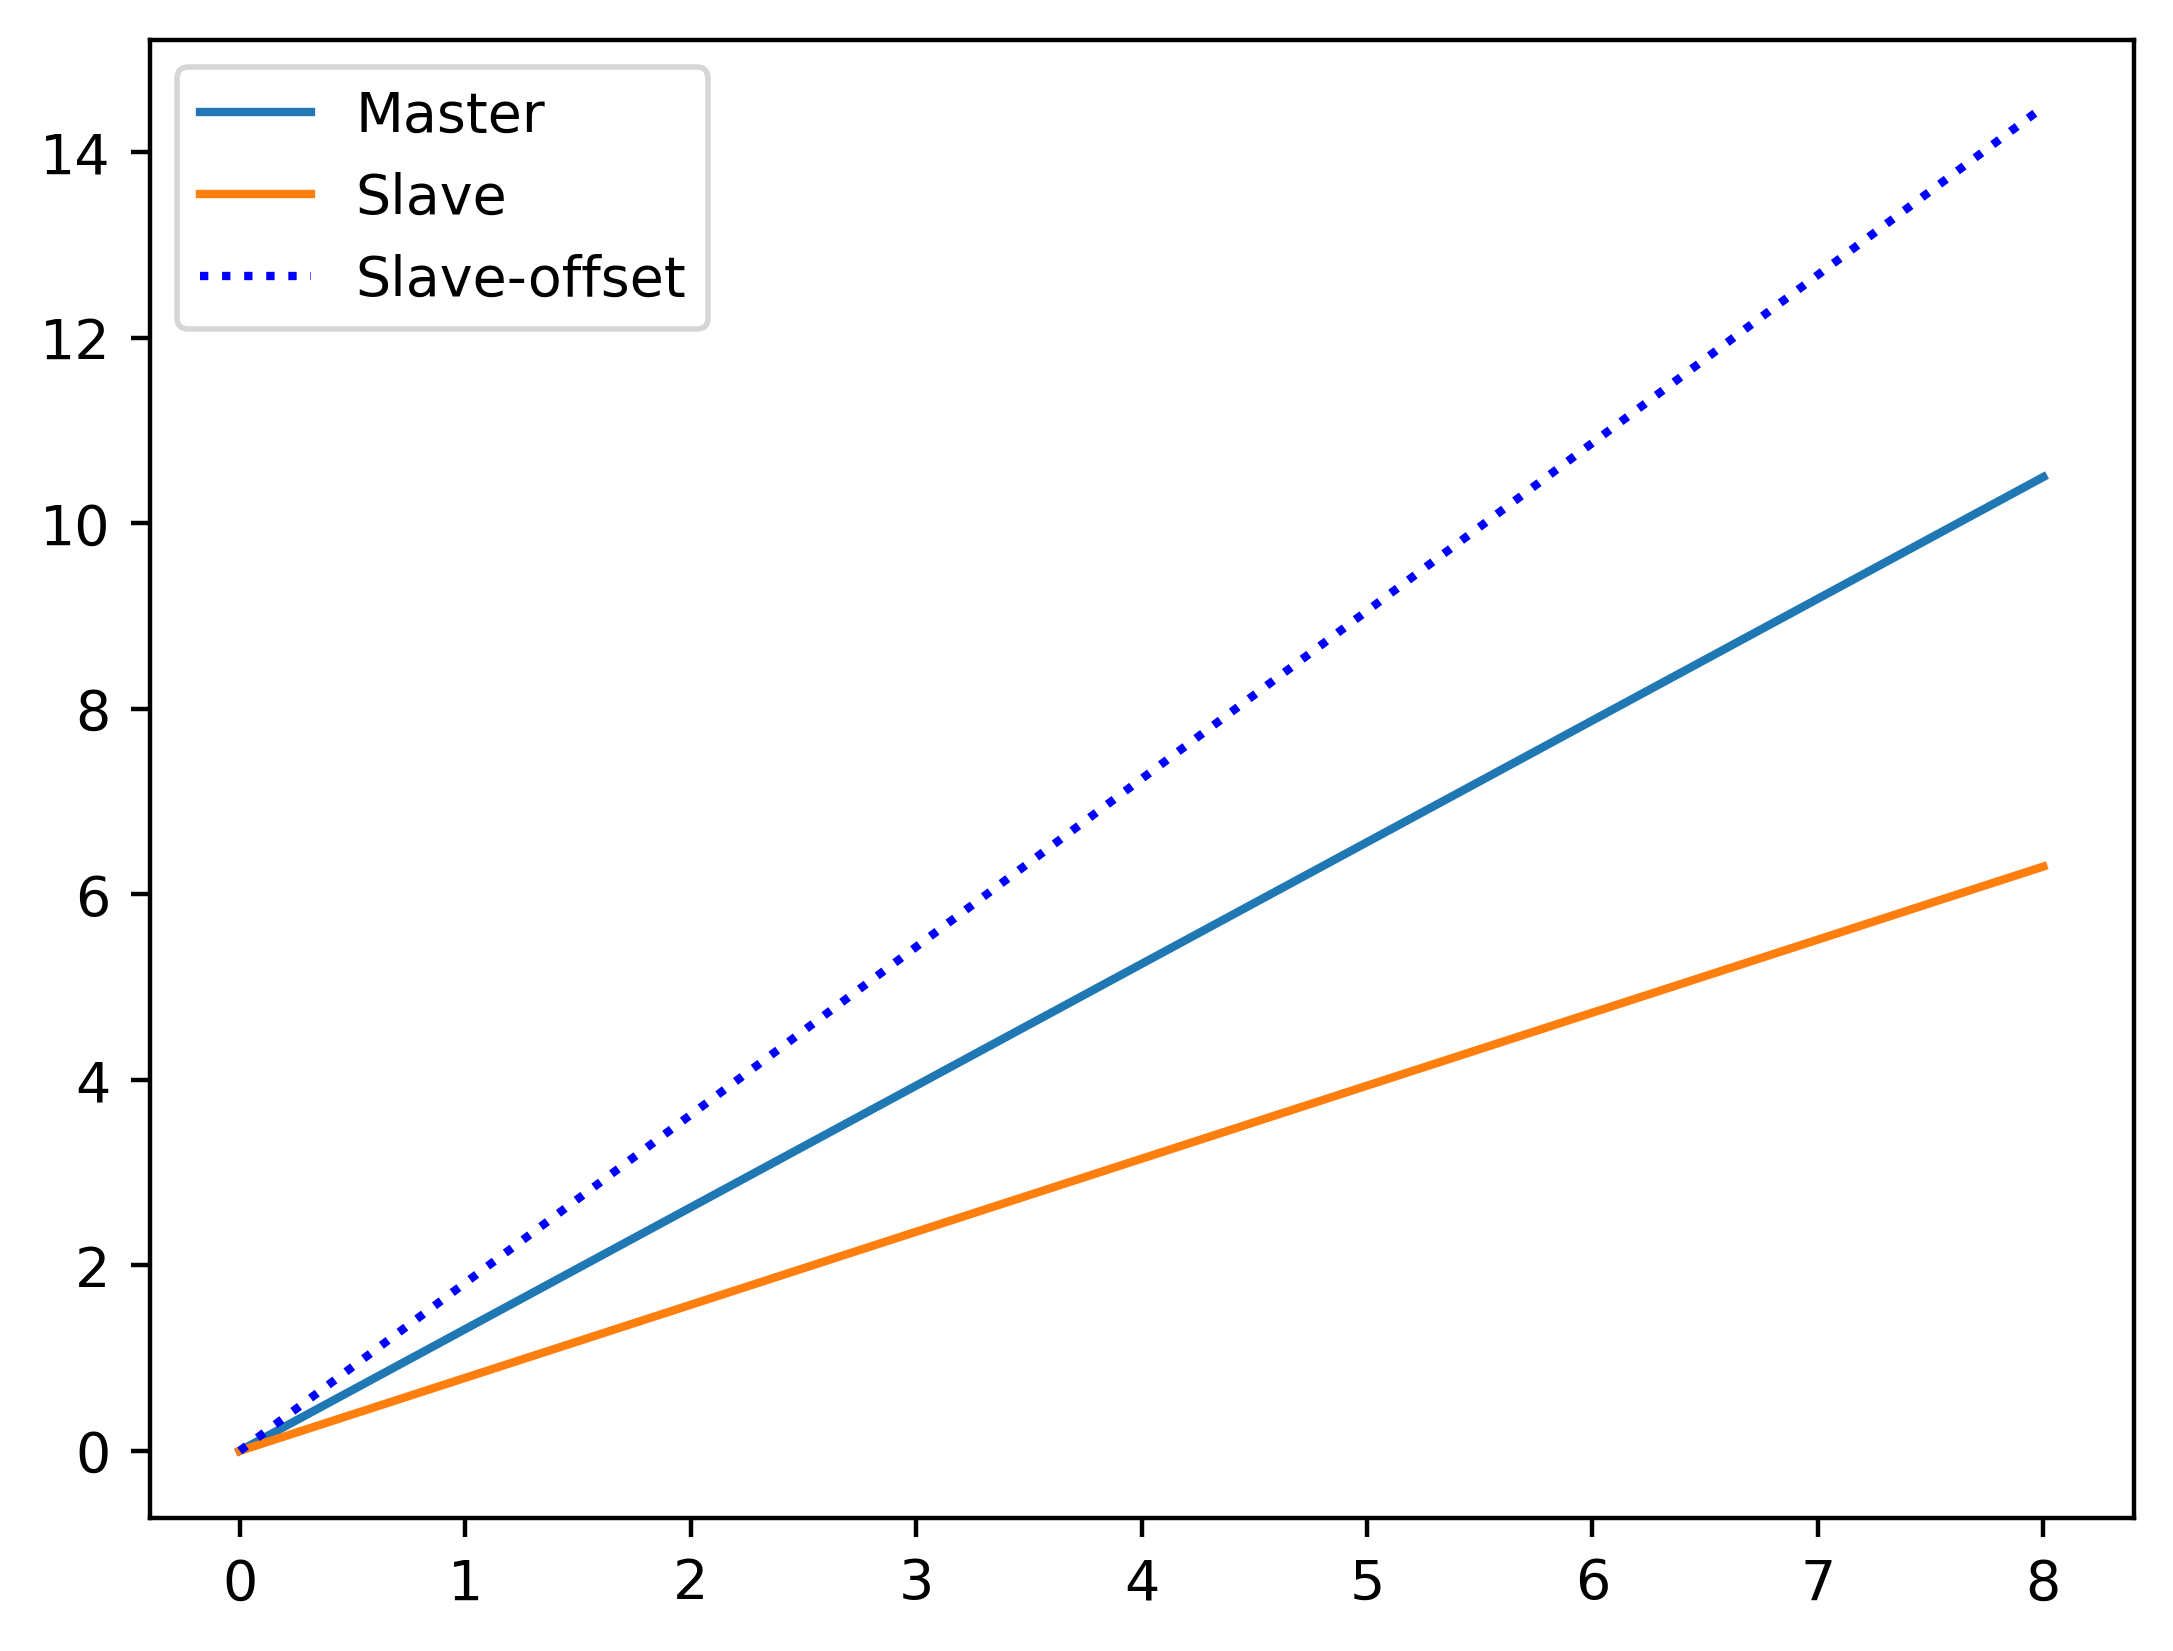

Reproduce this figure in Python.
import numpy as np
from decimal import Decimal
import matplotlib as mpl
import matplotlib.pyplot as plt

from Master import Master
from Slaver import Slave

if __name__ == '__main__':
    print("start")
    master = Master(1.5)
    slave1 = Slave(master, "slave1")
    # slave2 = Slave(master, "slave2")
    # print(master.showSlaves())

    # master send Sync info.
    for i in range(8):
        master.sendSync()

    print("slave1.offset")
    print(slave1.offset)
    # plt.plot([0, 1, 2, 3, 4, 5, 6, 7, 8], master.count.theoryMasterClock, master.count.theorySlaveClock)
    # plt.xlim(0, 10)
    # plt.ylim(0, 10)

    x = np.linspace(0, 8, 8)
    y1 = master.count.theoryMasterClock
    y2 = master.count.theorySlaveClock
    y3 = master.count.countSlaveClock
    y4 = master.count.countOffset
    plt.plot(x, y1, label='Master')
    plt.plot(x, y2, label='Slave')
    plt.plot(x, y3, ':b', label='Slave-offset')
    plt.legend()

    ##保存图片 直接输入文件路径，新建文件名字 
    ##dpi图片分辨率 越高越清晰。bbox_inches = 'tight',去掉空白部分
    plt.savefig('Sim1.png', dpi=400, bbox_inches = 'tight')

    plt.show()

    # print(y1)
    # print(y2)
    # print(y3)
    print("end")
